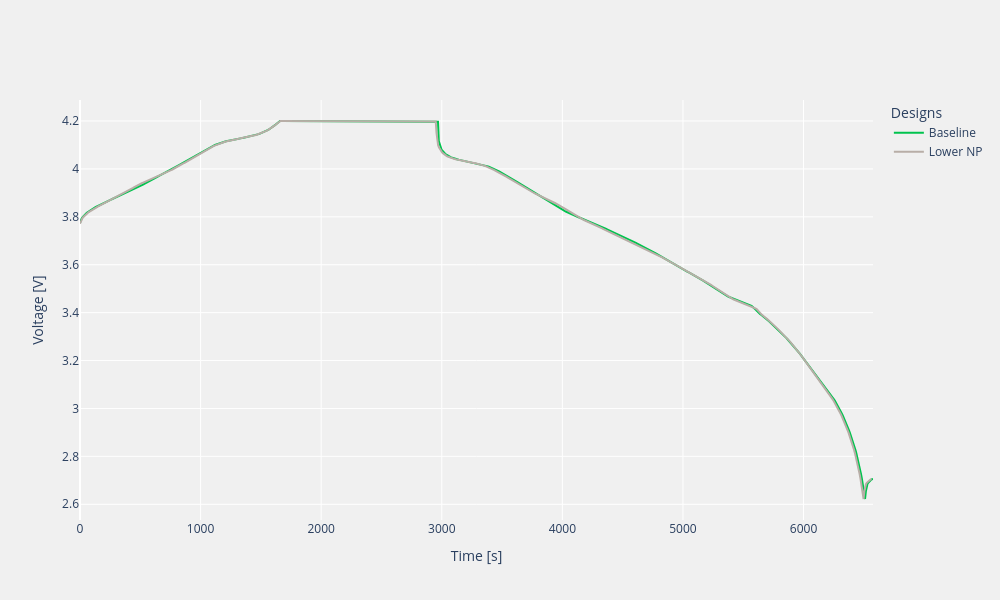

Notebook code cell kept with this figure:
### Code cell
single_output.plot_voltage_response()

### Figure 1 — Plotly figure (JSON) as saved in the notebook; plotly's stock layout.template omitted (floating-point values rounded to 4 significant figures; data arrays with more than 128 entries replaced by an {"elided": "..."} marker saying what was removed)
{"data": [{"line": {"color": "rgb(0, 195, 78)", "width": 2}, "mode": "lines", "name": "Baseline", "showlegend": true, "type": "scatter", "x": {"elided": "1000 float values"}, "y": {"elided": "1000 float values"}}, {"line": {"color": "rgb(184, 174, 167)", "width": 2}, "mode": "lines", "name": "Lower NP", "showlegend": true, "type": "scatter", "x": {"elided": "1000 float values"}, "y": {"elided": "1000 float values"}}], "layout": {"height": 600, "legend": {"title": {"text": "Designs"}}, "paper_bgcolor": "rgba(240, 240, 240, 1)", "plot_bgcolor": "rgba(240, 240, 240, 1)", "width": 1000, "xaxis": {"title": {"text": "Time [s]"}}, "yaxis": {"title": {"text": "Voltage [V]"}}}}
